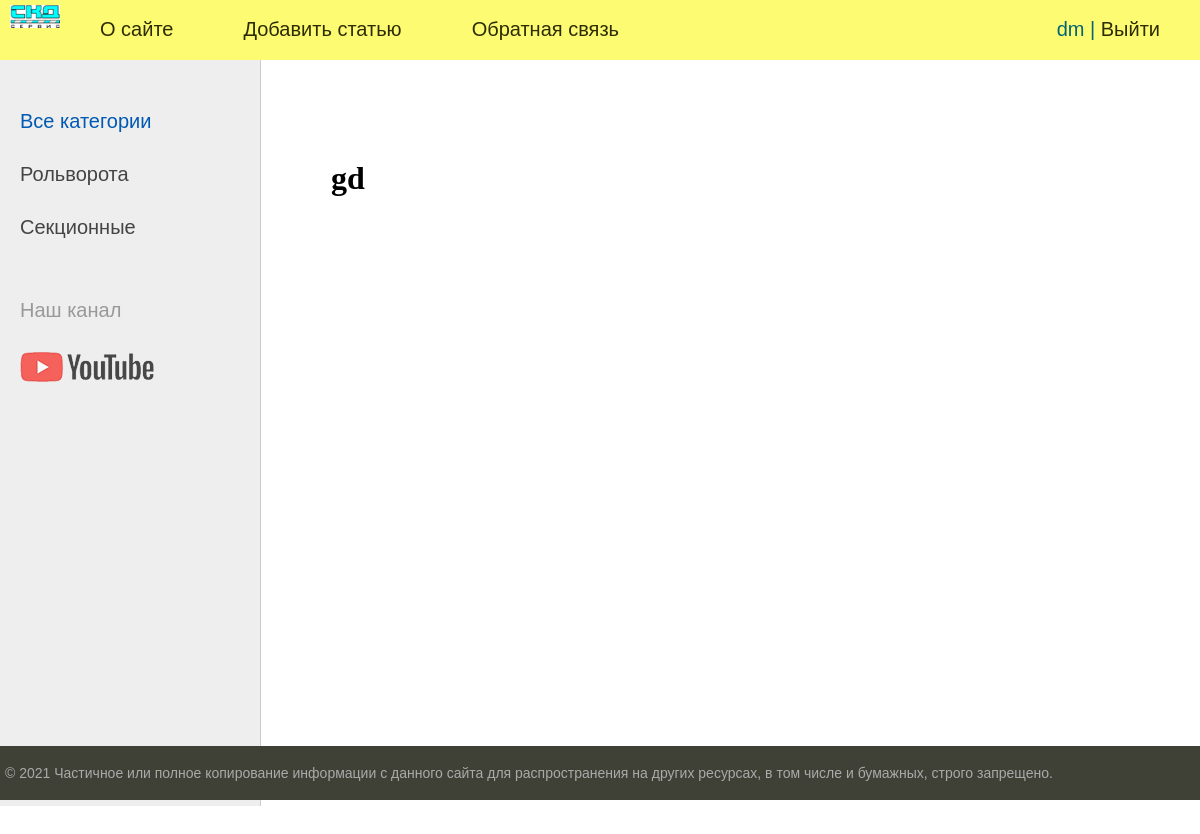
The page /post/vb/ (signed in) on the database its author committed.
### gate1/models.py (models this page shows, shortened)
class Type_gate(models.Model):
    name = models.CharField(max_length=100, db_index=True, verbose_name='Тип')
    slug = models.SlugField(max_length=255, unique=True, db_index=True, verbose_name="URL")
    def get_absolute_url(self):
        return reverse('category', kwargs={'cat_slug': self.slug})
    class Meta:
        verbose_name = 'Тип ворот'
        verbose_name_plural = 'Типы ворот'
        ordering = ['id']

class Model_gate(models.Model):
    title = models.CharField(max_length=255, verbose_name="Заголовок")
    slug = models.SlugField(max_length=255, unique=True, db_index=True, verbose_name="URL")
    content = models.TextField(blank=True)
    photo = models.ImageField(upload_to="photos/%Y/%m/%d/")
    time_create = models.DateTimeField(auto_now_add=True)
    time_update = models.DateTimeField(auto_now=True)
    is_published = models.BooleanField(default=True)
    Tep = models.ForeignKey('Type_gate', on_delete=models.PROTECT, verbose_name="Типы")
    def __str__(self):
        return self.title
    class Meta:
        verbose_name = 'Модели ворот'
        verbose_name_plural = 'Модели ворот'
        ordering = ['id']

### gate1/views.py (the view)
# urls.py: path('post/<slug:post_slug>/', ShowPost.as_view(), name='post'),
class ShowPost(DataMixin, DetailView):
    model = Model_gate
    template_name = 'gate1/post.html'
    slug_url_kwarg = 'post_slug'
    context_object_name = 'post'
    def get_context_data(self, *, object_list=None, **kwargs):
        context = super().get_context_data(**kwargs)
        c_def = self.get_user_context(title=context['post'])
        return dict(list(context.items()) + list(c_def.items()))

### gate1/utils.py (called while the page is built)
    def  get_user_context(self,**kwargs):
        context = kwargs
        cats = cache.get('cats')
        if not cats:
             cats = Type_gate.objects.annotate(Count('model_gate'))
             cache.set('cats', cats, 60)
        user_menu = menu.copy()
        if not self.request.user.is_authenticated:
            user_menu.pop(1)
        context['menu'] = user_menu
        context['cats'] = cats
        if 'cat_selected' not in context:
            context['cat_selected'] = 0
        return context

### templates/gate1/post.html (shortened to what this page needs)
{% extends 'gate1/base.html' %}
{% block content %}
<h1>{{post.title}}</h1>
{% endblock %}

### templates/gate1/base.html (shortened to what this page needs)
{% load static %}
{% load women_tags %}
<!DOCTYPE html>
<html>
<head>
	<link type="text/css" href="{% static 'gate1/css/styles.css' %}" rel="stylesheet" />
</head>
<body>
<table class="table-page" border=0 cellpadding="0" cellspacing="0">
<tr><td valign=top>
{% block mainmenu %}
		<div class="header">
			<ul id="mainmenu" class="mainmenu">
			<li class="logo"><a href="{% url 'home' %}"><div class="logo"></div></a></li>
{% for m in menu %}
			<li><a href="{% url m.url_name %}">{{m.title}}</a></li>
{% endfor %}
			{% if request.user.is_authenticated %}
				<li class="last">{{ user.username}} | <a href="{% url 'logout' %}">Выйти</a></li>
				{% else %}
			    <li class="last"><a href="{% url 'register' %}">Регистрация</a> |
				                       <a href="{% url 'login' %}">Войти</a></li>
				{% endif %}
			</ul>
		</div>
{% endblock mainmenu %}
<table class="table-content" border=0 cellpadding="0" cellspacing="0">
<tr>
	<td valign="top" class="left-chapters">
	<ul id="leftchapters">
{% if cat_selected == 0 %}
		<li class="selected">Все категории</li>
{% else %}
		<li><a href="{% url 'home' %}">Все категории</a></li>
{% endif %}
{% for c in cats%}
{% if c.model_gate__count > 0 %}
		{% if c.pk == cat_selected %}
		       <li class="selected">{{c.name}}</li>
		{% else %}
		       <li><a href="{{ c.get_absolute_url}}">{{c.name}}</a> </li>
		{% endif %}
{% endif %}
{% endfor %}
		<li class="share">
		<p>Наш канал</p>
		<a class="share-yt" href="https://www.youtube.com/channel/UClJzWfGWuGJL2t-3dYKcHTA/playlists" target="_blank" rel="nofollow"></a>
		</li>
	</ul>
</td>
<td valign="top" class="content">
	<div class="content-text">
{% block content %}
{% endblock %}
	</div>
</td></tr></table>
</td></tr>
<tr><td valign=top>
	<div id="footer">
		<p>&copy; 2021 Частичное или полное копирование информации с данного сайта для распространения на других ресурсах, в том числе и бумажных, строго запрещено.</p>
	</div>
</td></tr></table>
</body>
</html>

### gate1/static/gate1/css/styles.css (style rules this page uses)
html, body { font-family: 'Arial'; margin: 0; padding: 0; height: 100%; width: 100%; color: #444; }
a { color: #0059b2; text-decoration: none; }
.table-page { width: 100%; height: 100%; vertical-align: top; }
.table-page tr { height: 100%; }
.header { background: #fdfb72; height: 60px; }
.logo { background: url('../images/logo.png') no-repeat 10px 5px; width: 70px; height: 60px; }
ul.mainmenu { list-style: none; margin: 0; padding: 0; height: 60px; color: #026474; font-size: 20px; overflow: hidden; }
ul.mainmenu li { float: left; margin: 18px 40px 0 30px; }
ul.mainmenu li.logo { margin: 0; }
ul.mainmenu li.last { float: right; }
ul.mainmenu li a { color: #2d2c01; text-decoration: none; }
.table-content { width: 100%; min-height: 100%; height: 100%; }
.left-chapters { margin: 0; background: #eee; border-right: 1px solid #ccc; min-height: 100%; }
.left-chapters ul { width: 230px; min-height: 100%; margin: 0; padding: 20px 10px 10px 20px; list-style: none; font-size: 20px; }
.left-chapters ul li { margin: 30px 0 0 0; color: #999; }
.left-chapters ul li.selected { color: #0059b2; }
.left-chapters ul li a { color: #444; text-decoration: none; }
.left-chapters ul li.share { margin: 60px 0 0 0; }
.left-chapters ul li.share p { margin: 30px 0 30px 0; }
.left-chapters ul li.share a { display: inline-block; width: 40px; height: 40px; margin: 0 20px 0 0; }
.left-chapters ul li.share a.share-yt { width: 100%; height: 30px; background: url('../images/share_yt.png') no-repeat 0 0 }
.content { padding: 40px 20px 20px 40px; width: 100%; box-sizing: border-box; }
.content-text { margin: 60px 0 0 30px; color: #000; font-size: 20px; font-family: Yandex Sans Display Light; }
.content-text h1 { font-size: 32px; }
#footer { box-sizing: border-box; background: #3F4137; padding: 5px; color: #aaa; font-size: 14px; font-family: Verdana, Geneva, Arial, Helvetica; text-align: left; overflow: hidden; }

### rows shown on the page
Type_gate: name "Рольворота"
Type_gate: name "Секционные"
Model_gate: title "gd"

### other values the page prints
{{ m.title }} "О сайте" "Добавить статью" "Обратная связь"
{{ user.username }} "dm"
